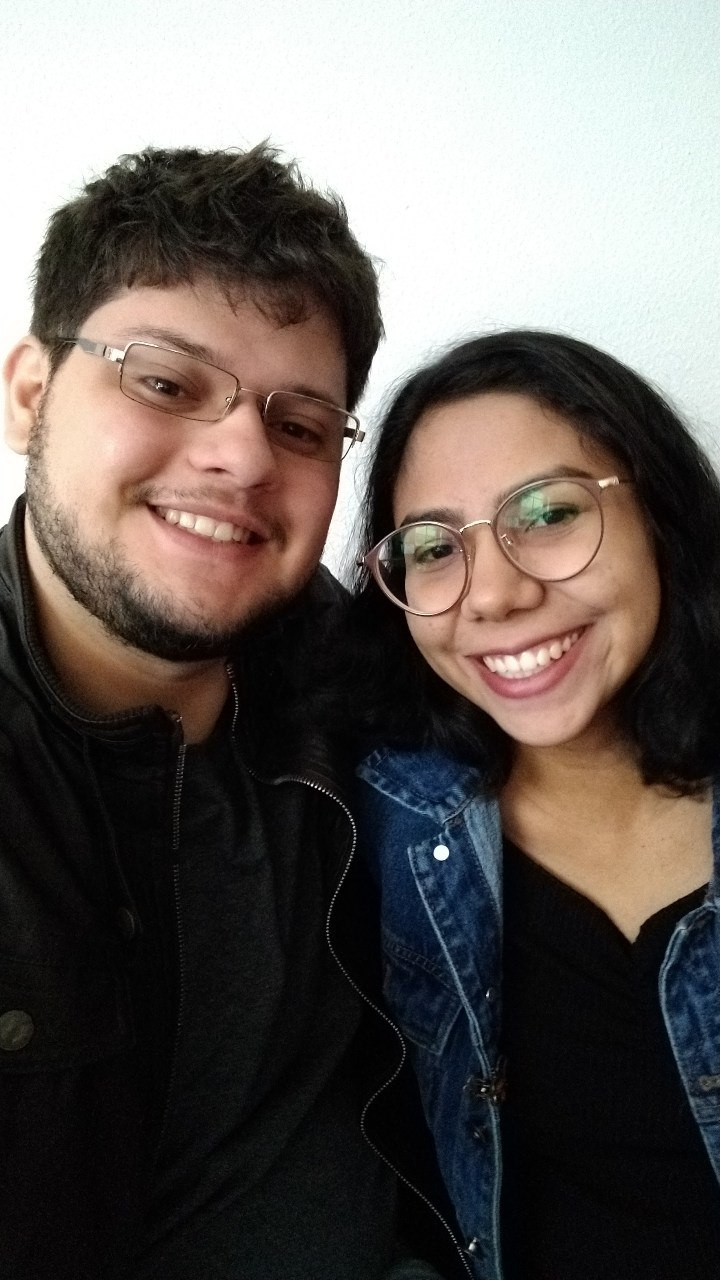
#> input picture img/entrada.jpeg, 720 x 1280 px, found by its file name
$ jupyter execute 'Projeto #5 - Trasformações de Intensidade.ipynb'
#> lines starting #> are read from the running program, lines starting #| are printed output that depends on the picture
# Projeto Prático #5

Aplicação de intensidade em uma figura qualquer, utilizando **transformações logarítmica**, **gama** e **negativa** a fim de observar as diferenças em cada uma desses filtros.

Alunos:
- Luiz Eduardo Fernandes
- Rafaela dos Santos Sousa

[cell 1]
import cv2
import numpy as np
from matplotlib import pyplot as plt

def info_image(image):
    print('Largura em pixels: ', end='')
    print(image.shape[1])
    print('Altura em pixels: ', end='')
    print(image.shape[0])

def negative_trans_openCV(imageNN):
    imageNeg = cv2.bitwise_not(imageNN)
    cv2.imwrite("img/negative_trans_openCV.jpg", imageNeg)
    histogram(imageNeg,"Image with Negative Transformation (bitwise_not)")


def negative_trans_manual(imageN):
    imageNeg = 255 - imageN
    cv2.imwrite("img/negative_trans_manual.jpg", imageNeg)
    histogram(imageNeg,"Image with Negative Transformation (Manual)")

def log_trans_manual(imageL):
    imageL = np.uint8(np.log1p(imageL))

    c = 40
    prop = imageL.shape

    for i in range(0, prop[0]):
        for j in range(0, prop[1]):
            imageL[i][j] = c* np.log(imageL[i][j] + 1)


    cv2.imwrite("img/log_trans_manual.jpg", imageL)
    histogram(imageL,"Image with Logarithmic Transformation")

def gamma_trans_manual(imageG, gamma):
    invGamma = 1.0 / gamma
    table = np.array([((i / 255.0) ** invGamma) * 255 for i in np.arange(0, 256)]).astype("uint8")
    imageG = cv2.LUT(imageG, table)
    cv2.imwrite("img/gamma_trans_manual.jpg", imageG)
    histogram(np.copy(imageG),"Image with Gamma Transformation")

def histogram(image, name):
    h = cv2.calcHist([image], [0], None, [256], [0, 255])

    fig, ax = plt.subplots()
    plt.subplot(1, 2, 1)
    plt.title("Histograma " + name)
    plt.xlabel("Intensidade")
    plt.ylabel("Qtd de Pixels")
    plt.plot(h)
    plt.xlim([0, 256])

    plt.subplot(1, 2, 2)
    plt.imshow(cv2.cvtColor(image, cv2.COLOR_BGR2RGB))
    plt.axis('off')
    fig.set_size_inches(18.5, 10.5)
    plt.subplots_adjust(wspace=0.2)
    plt.savefig('img/'+name+'.jpg')

## Figura Original

[cell 2]
image = cv2.imread('img\entrada.jpeg')
#> image is the input picture: shape (1280, 720, 3); mean B, G, R 90.1, 94.4, 101.5
histogram(image, "Original")
#> in histogram, `h = cv2.calcHist([image], [0], None, [256], [0, 255])`: h = 256 values, max 34446 at index 6, min 0 at index 255, mean 3447.1
#> in histogram, `plt.savefig('img/'+name+'.jpg')`:
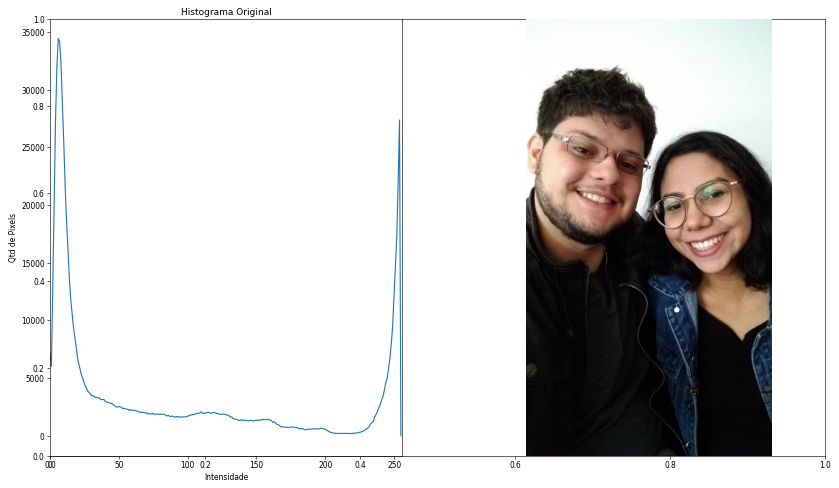
#> figure drawn by matplotlib, 2 panels; panel 1: curve peaks at x = 6, y = 34446

## Transformação Negativa

[cell 3]
image = cv2.imread('img\entrada.jpeg')
negative_trans_manual(image)
#> in negative_trans_manual, `imageNeg = 255 - imageN`:
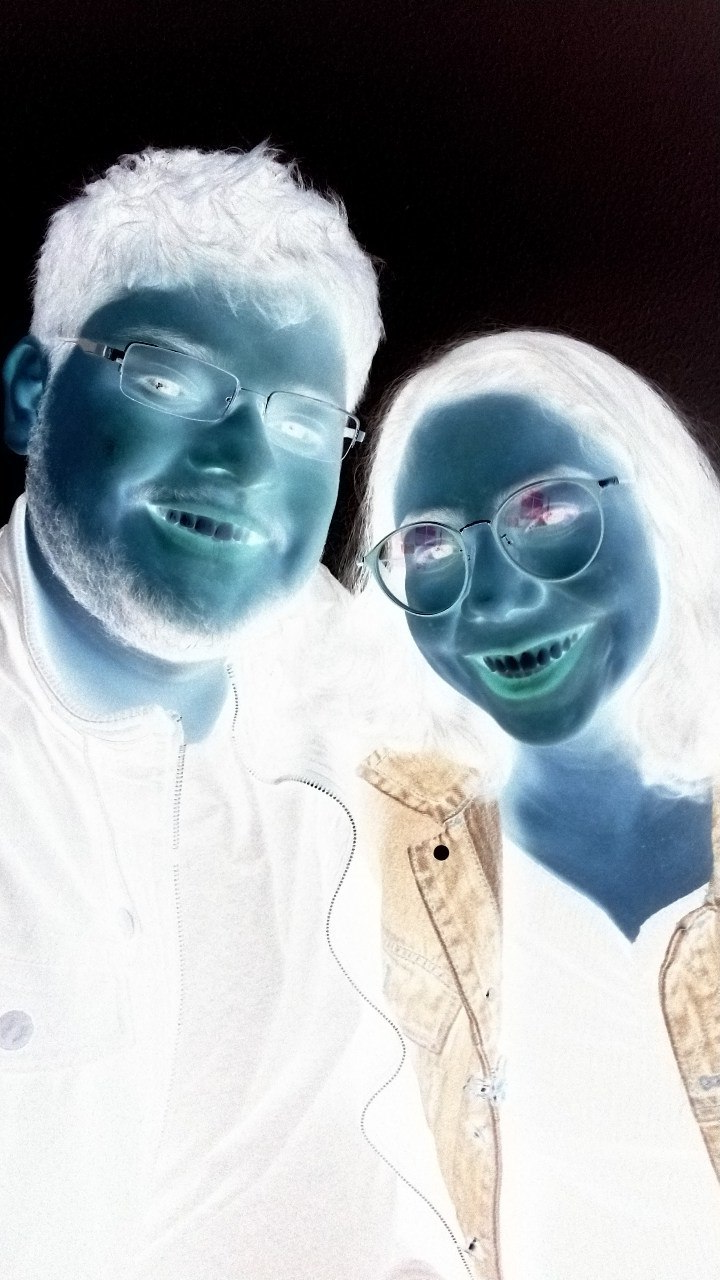
#> imageNeg: shape (1280, 720, 3); mean B, G, R 164.9, 160.6, 153.5
#> in histogram (call 2), `h = cv2.calcHist([image], [0], None, [256], [0, 255])`: h = 256 values, max 39140 at index 0, min 0 at index 255, mean 3571.9
#> in histogram (call 2), `plt.savefig('img/'+name+'.jpg')`:
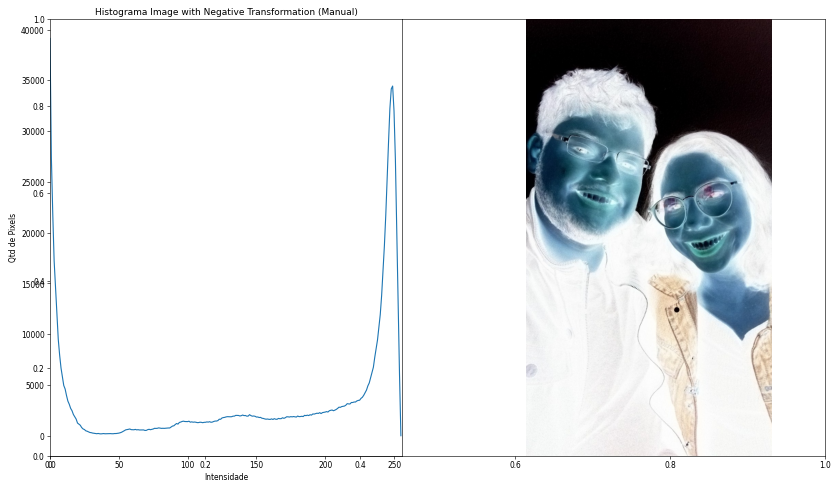
#> figure drawn by matplotlib, 2 panels; panel 1: curve peaks at x = 0, y = 39140

## Transformação Logarítmica

[cell 4]
image = cv2.imread('img\entrada.jpeg')
log_trans_manual(image)
#> after the loop in log_trans_manual, `for i in range(0, prop[0]):`:
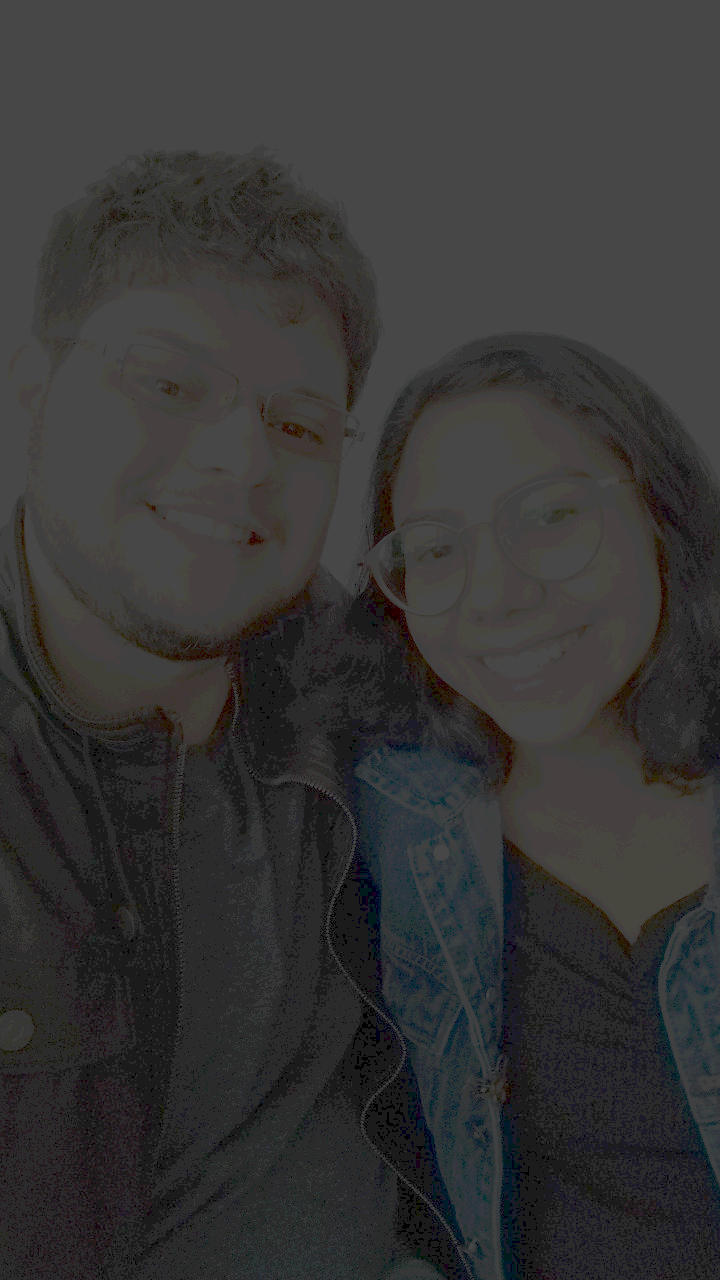
#> imageL: shape (1280, 720, 3); mean of channels 0, 1, 2 53.3, 53.4, 54; drawn as B, G, R
#> call 3 of histogram, with name = 'Image with Logarithmic Transformation'
#> in histogram (call 3), `h = cv2.calcHist([image], [0], None, [256], [0, 255])`: h = 256 values, max 252765 at index 71, min 0 at index 1, mean 3600
#> in histogram (call 3), `plt.savefig('img/'+name+'.jpg')`:
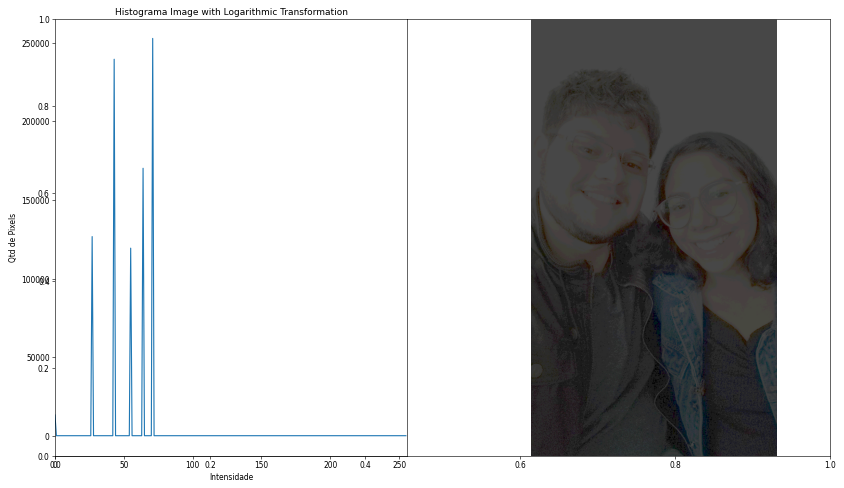
#> figure drawn by matplotlib, 2 panels; panel 1: curve peaks at x = 71, y = 252765

## Transformação Gamma

[cell 5]
image = cv2.imread('img\entrada.jpeg')
gamma_trans_manual(image,10)
#> in gamma_trans_manual, `imageG = cv2.LUT(imageG, table)`:
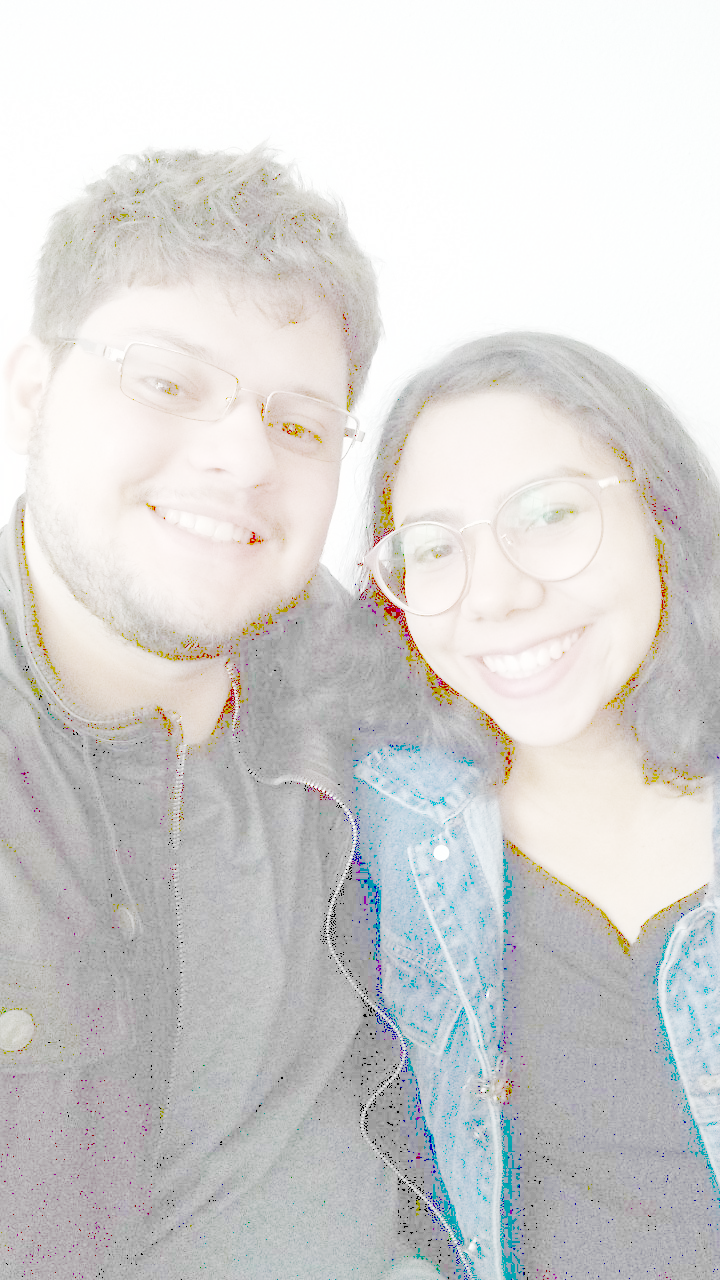
#> imageG: shape (1280, 720, 3); mean of channels 0, 1, 2 210.8, 211.9, 212.7; drawn as B, G, R
#> call 4 of histogram, with name = 'Image with Gamma Transformation'
#> in histogram (call 4), `h = cv2.calcHist([image], [0], None, [256], [0, 255])`: h = 256 values, max 123075 at index 254, min 0 at index 1, mean 3447.1
#> in histogram (call 4), `plt.savefig('img/'+name+'.jpg')`:
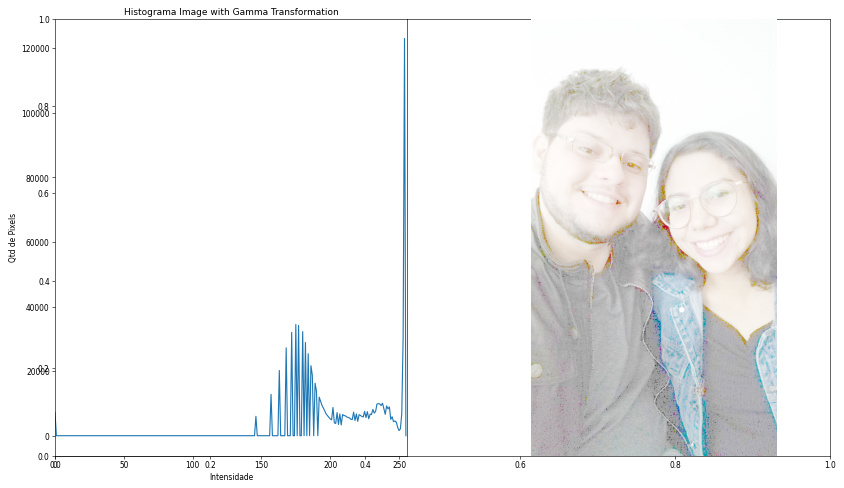
#> figure drawn by matplotlib, 2 panels; panel 1: curve peaks at x = 254, y = 123075
